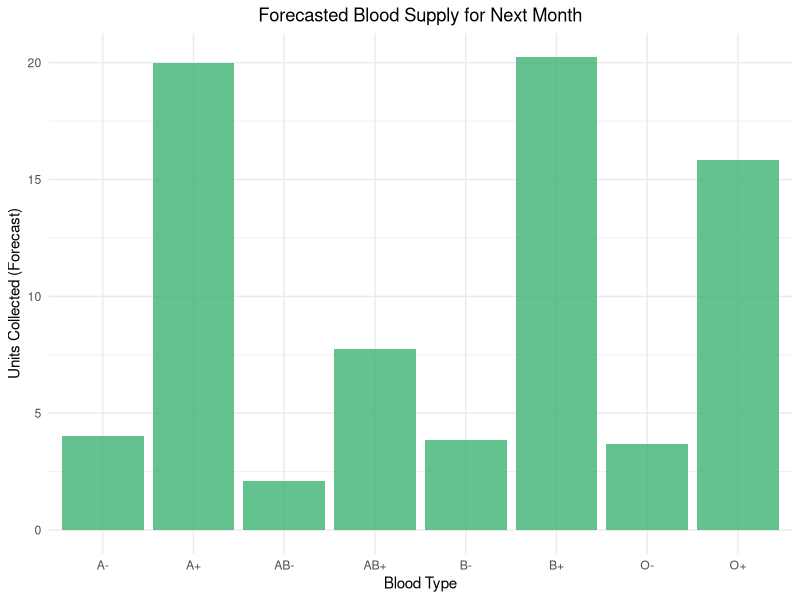

The R script that drew this image:
# INSTALL & LOAD LIBRARIES
install.packages(c("forecast", "ggplot2", "dplyr", "readr", "lubridate", "tidyr"))
library(forecast)
library(ggplot2)
library(dplyr)
library(readr)
library(lubridate)
library(tidyr)

# LOAD DATASET
df <- read_csv("synthetic_blood_inventory_2016_2025.csv")

# DATA PREPARATION
df <- df %>%
  mutate(across(c(collected_at, created_at), ~ gsub("/", "-", .))) %>%
  mutate(
    collected_at = ymd_hms(collected_at, quiet = TRUE),
    created_at = ymd_hms(created_at, quiet = TRUE)
  ) %>%
  filter(!is.na(collected_at))

# AGGREGATE MONTHLY BLOOD COLLECTION
df_monthly <- df %>%
  group_by(blood_type, month = floor_date(collected_at, "month")) %>%
  summarise(units_collected = n(), .groups = "drop") %>%
  arrange(blood_type, month)

cat("🩸 Monthly Aggregated Data:\n")
print(head(df_monthly))

# FORECAST FUNCTION – BLOOD SUPPLY
forecast_next_month_per_type <- function(df_monthly) {
  results <- data.frame()
  last_month <- max(df_monthly$month)
  next_month <- last_month %m+% months(1)
  
  for (bt in unique(df_monthly$blood_type)) {
    data_bt <- df_monthly %>%
      filter(blood_type == bt) %>%
      arrange(month)
    
    if (nrow(data_bt) < 6) next  # skip short series
    
    ts_bt <- ts(data_bt$units_collected, frequency = 12)
    model <- auto.arima(ts_bt)
    forecast_val <- forecast(model, h = 1)$mean[1]
    actual_last <- tail(data_bt$units_collected, 1)
    
    results <- rbind(results, data.frame(
      `Blood Type` = bt,
      `Last Month (Actual)` = round(actual_last, 2),
      `Forecast` = round(forecast_val, 2),
      `% Change` = round(((forecast_val - actual_last) / actual_last) * 100, 2)
    ))
  }
  return(results)
}

# RUN FORECAST
forecast_supply_df <- forecast_next_month_per_type(df_monthly)

cat("\n🔮 Forecasted Blood Supply per Blood Type:\n")
print(forecast_supply_df)

# VISUALIZE FORECAST
ggplot(forecast_supply_df, aes(x = `Blood.Type`, y = `Forecast`)) +
  geom_bar(stat = "identity", fill = "mediumseagreen", alpha = 0.8) +
  labs(
    title = "Forecasted Blood Supply for Next Month",
    x = "Blood Type",
    y = "Units Collected (Forecast)"
  ) +
  theme_minimal() +
  theme(plot.title = element_text(hjust = 0.5))